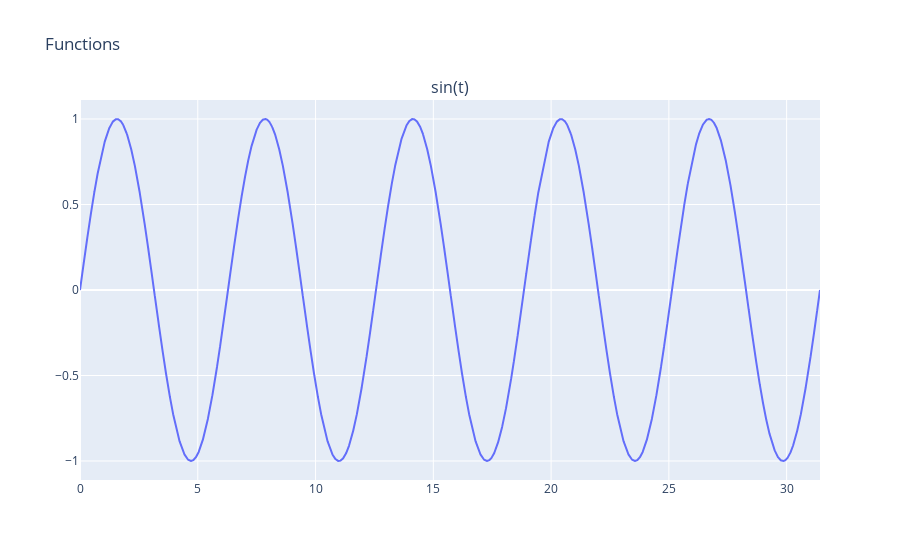

This figure's notebook cell:
### Markdown cell above
### Creación de la señal $m(t)$

### Code cell
t = np.arange(0, 10 * np.pi, np.pi / 6000)
sin_func = {"name": "sin(t)", "x": t, "f(x)": np.sin(t)}

print_plot(sin_func)

### Figure 1 — Plotly figure (JSON) as saved in the notebook; plotly's stock layout.template omitted (floating-point values rounded to 4 significant figures; data arrays with more than 128 entries replaced by an {"elided": "..."} marker saying what was removed)
{"data": [{"type": "scatter", "x": {"elided": "60001 float values"}, "xaxis": "x", "y": {"elided": "60001 float values"}, "yaxis": "y"}], "layout": {"annotations": [{"font": {"size": 16}, "showarrow": false, "text": "sin(t)", "x": 0.5, "xanchor": "center", "xref": "paper", "y": 1, "yanchor": "bottom", "yref": "paper"}], "showlegend": false, "title": {"text": "Functions"}, "xaxis": {"anchor": "y", "domain": [0, 1]}, "yaxis": {"anchor": "x", "domain": [0, 1]}}}
